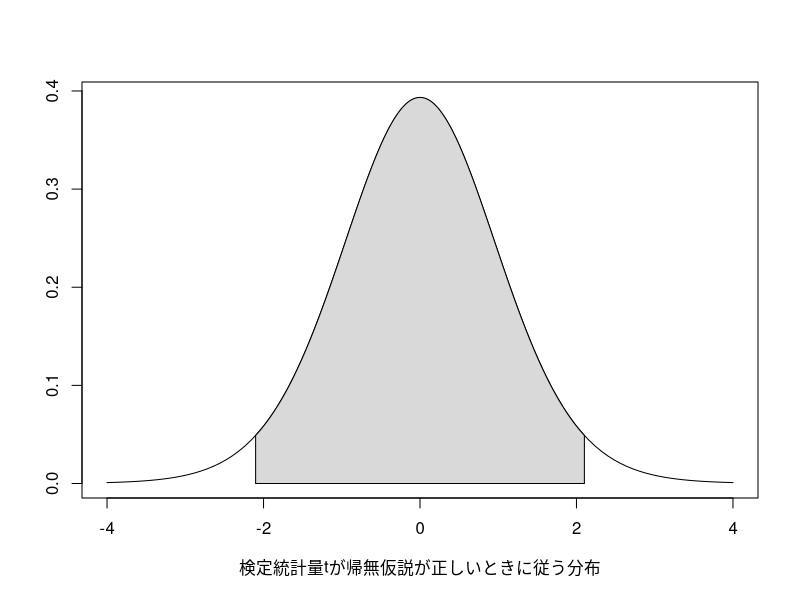
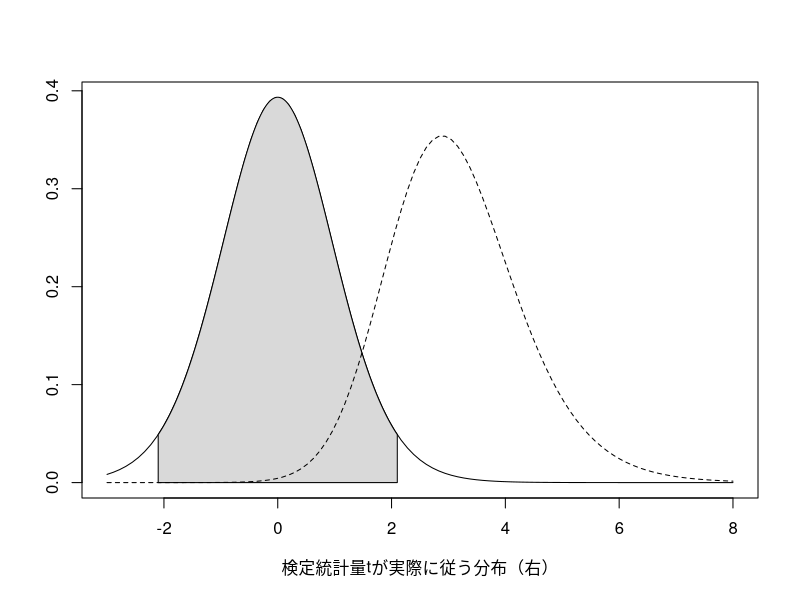
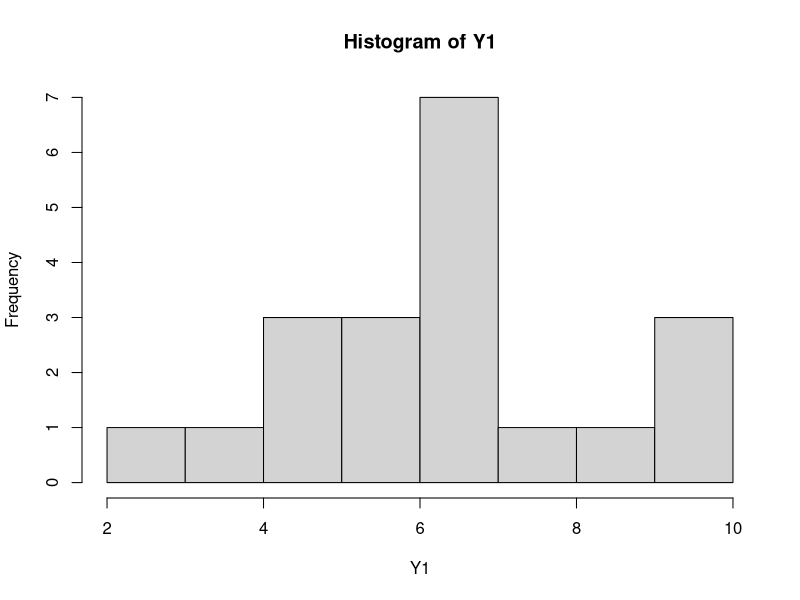
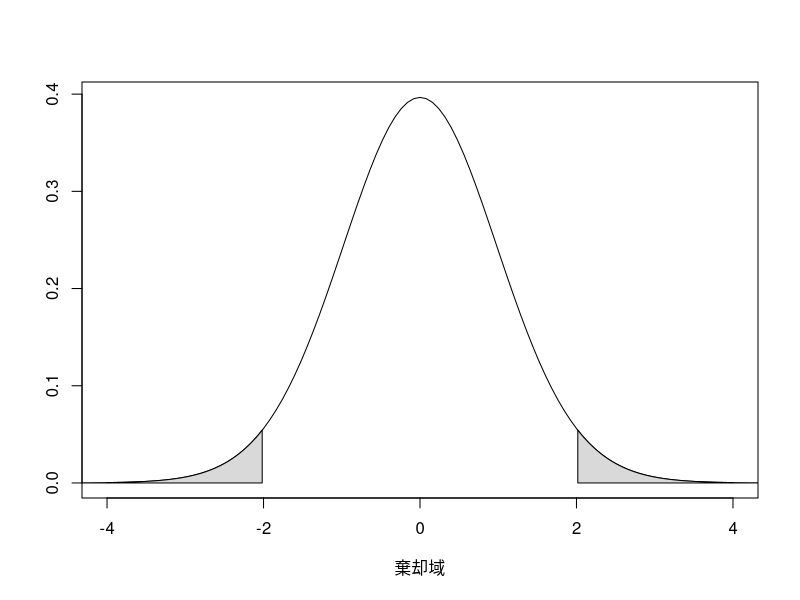
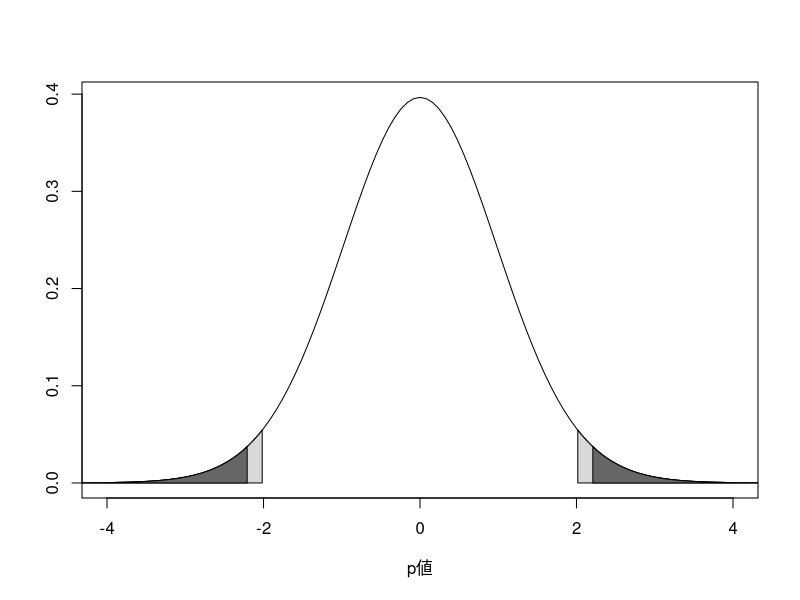
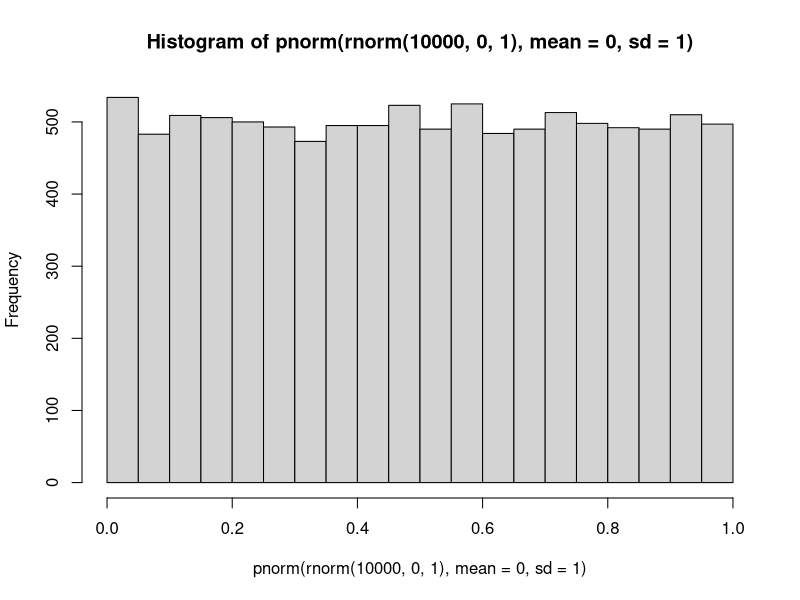
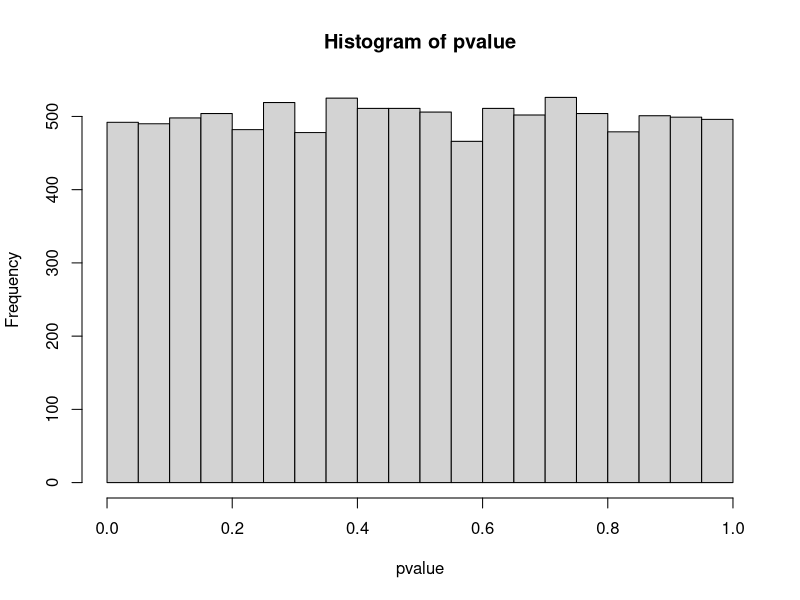
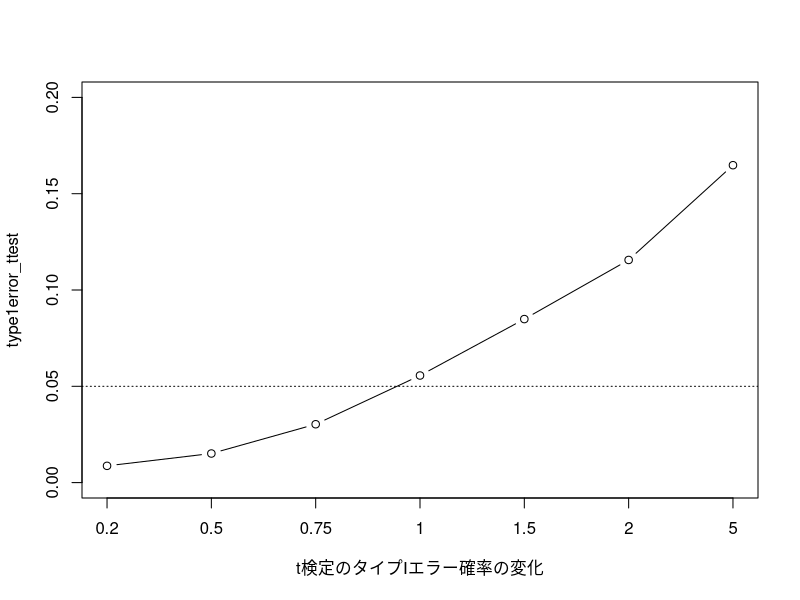

Write R code to recreate these figures, in order.
# 環境の初期化 ----------------------------------------------------------

rm(list = ls())

## -------------------------------------------------------------------------------------------
### Ch2で作成した標本分散関数
var_p <- function(x) {
  n <- length(x)
  mean_x <- mean(x)
  var_x <- sum((x - mean_x)^2) / n
  return(var_x)
}

## -------------------------------------------------------------------------------------------
n <- 20
alpha <- 0.05
i <- 200
temp <- function(x) {
  dt(x, n - 2)
}

curve(dt(x, n - 2), xlim = c(-4, 4), ylab = "", xlab = "検定統計量tが帰無仮説が正しいときに従う分布")
xx <- seq(qt(alpha / 2, n - 2), qt(1 - alpha / 2, n - 2), length = i)
yy <- temp(xx)
polygon(c(xx, rev(xx)), c(rep(0, i), rev(yy)), col = "gray85")


## -------------------------------------------------------------------------------------------
n <- 20
alpha <- 0.05
i <- 200
temp1 <- function(x) {
  dt(x, n - 2)
}

curve(dt(x, n - 2), xlim = c(-3, 8), ylab = "", xlab = "検定統計量tが実際に従う分布（右）")
xx <- seq(qt(alpha / 2, n - 2), qt(1 - alpha / 2, n - 2), length = i)
yy <- temp1(xx)
polygon(c(xx, rev(xx)), c(rep(0, i), rev(yy)), col = "gray85")

temp2 <- function(x) {
  dt(x, n - 2, ncp = 3)
}
curve(temp2(x), xlim = c(-3, 8), add = TRUE, lty = 2)


## -------------------------------------------------------------------------------------------
n <- c(20, 25) # サンプルサイズ　ここは等しくなくてよい
mu <- c(6, 5) # 母平均
sigma <- 2 # 母標準偏差（ただし、t検定のときは両母集団で等しい）

## シミュレーション
set.seed(123)
Y1 <- rnorm(n[1], mu[1], sigma) # 群1のデータ生成
Y2 <- rnorm(n[2], mu[2], sigma) # 群2のデータ生成

## 結果
Y1 |> hist()


## -------------------------------------------------------------------------------------------

# 自由度の計算
df <- n[1] + n[2] - 2

# t値の計算
Ybar_d <- mean(Y1) - mean(Y2) # Ybar_δ
# プールされた分散
# 2章で作成した自作関数var_pを使用
u2_p <- (n[1] * var_p(Y1) + n[2] * var_p(Y2)) / (n[1] + n[2] - 2)
# プールされた標本サイズ
n_p <- n[1] * n[2] / (n[1] + n[2])
t <- (Ybar_d - 0) / sqrt(u2_p / n_p)
# 出力
t


## -------------------------------------------------------------------------------------------
alpha <- 0.05
i <- 200
temp <- function(x) {
  dt(x, df)
}

curve(dt(x, df), xlim = c(-4, 4), ylab = "", xlab = "棄却域")
xx <- seq(qt(1 - alpha / 2, df), 5, length = i)
yy <- temp(xx)
polygon(c(xx, rev(xx)), c(rep(0, i), rev(yy)), col = "gray85")

xx <- seq(-5, qt(alpha / 2, df), length = i)
yy <- temp(xx)
polygon(c(xx, rev(xx)), c(rep(0, i), rev(yy)), col = "gray85")


## -------------------------------------------------------------------------------------------
# 臨界値の計算
c <- qt(1 - alpha / 2, df)


## -------------------------------------------------------------------------------------------
# 有意性の判断
ifelse(abs(t) > abs(c), "帰無仮説の棄却", "帰無仮説の保留")

## -------------------------------------------------------------------------------------------
alpha <- 0.05
i <- 200
temp <- function(x) {
  dt(x, df)
}

curve(dt(x, df), xlim = c(-4, 4), ylab = "", xlab = "p値")
xx <- seq(qt(1 - alpha / 2, df), 5, length = i)
yy <- temp(xx)
polygon(c(xx, rev(xx)), c(rep(0, i), rev(yy)), col = "gray85")

xx <- seq(-5, qt(alpha / 2, df), length = i)
yy <- temp(xx)
polygon(c(xx, rev(xx)), c(rep(0, i), rev(yy)), col = "gray85")

xx <- seq(abs(t), 5, length = i)
yy <- temp(xx)
polygon(c(xx, rev(xx)), c(rep(0, i), rev(yy)), col = "gray40")

xx <- seq(-5, -abs(t), length = i)
yy <- temp(xx)
polygon(c(xx, rev(xx)), c(rep(0, i), rev(yy)), col = "gray40")


## -------------------------------------------------------------------------------------------
# p値の計算
pvalue <- (1 - pt(abs(t), df)) * 2
# p値の表示
pvalue


## -------------------------------------------------------------------------------------------
# p値を使った有意性の判断
ifelse(pvalue < alpha, "帰無仮説の棄却", "帰無仮説の保留")


## -------------------------------------------------------------------------------------------
# t検定関数で実行
t.test(Y1, Y2, var.equal = TRUE)


## -------------------------------------------------------------------------------------------
# 等分散を仮定しない二群の平均値の差の検定(Welch test)
t.test(Y1, Y2)


## -------------------------------------------------------------------------------------------
## 設定と準備
n <- c(20, 20) # サンプルサイズ
mu <- c(0, 0) # 母平均が等しい設定にする
sigma <- 2 # 母標準偏差
iter <- 10000 # シミュレーション回数
alpha <- 0.05 # 有意水準

# 結果を格納するオブジェクト
pvalue <- rep(0, iter) # p値を格納する

# シミュレーション
set.seed(123)
for (i in 1:iter) {
  Y1 <- rnorm(n[1], mu[1], sigma) # 群1のデータ生成
  Y2 <- rnorm(n[2], mu[2], sigma) # 群2のデータ生成
  result <- t.test(Y1, Y2, var.equal = TRUE) # t検定の結果を出力
  pvalue[i] <- result$p.value # p値を取得
}

## 結果
# 誤って帰無仮説を棄却した確率を計算
type1error <- ifelse(pvalue < alpha, 1, 0) |> mean()
# 出力
type1error


## -------------------------------------------------------------------------------------------
# 正規分布に従う乱数を生成し、その確率のヒストグラムを出力
rnorm(10000, 0, 1) |>
  pnorm(mean = 0, sd = 1) |>
  hist()


## -------------------------------------------------------------------------------------------
# p値の分布
pvalue |> hist()


## -------------------------------------------------------------------------------------------
## 設定と準備
sigma <- c(2, 8) # 母標準偏差を2つの群で異なる設定にする
iter <- 10000 # シミュレーション回数
alpha <- 0.05 # 有意水準
n <- c(20, 20) # サンプルサイズ
mu <- c(0, 0) # 母平均が等しい設定にする

# 結果を格納するオブジェクト
pvalue <- rep(0, iter)

## シミュレーション
set.seed(123)
for (i in 1:iter) {
  Y1 <- rnorm(n[1], mu[1], sigma[1]) # 群1のデータ生成
  Y2 <- rnorm(n[2], mu[2], sigma[2]) # 群2のデータ生成
  result <- t.test(Y1, Y2, var.equal = TRUE) # t検定の結果を出力
  pvalue[i] <- result$p.value # p値を取得
}

## 結果
# 誤って帰無仮説を棄却した確率を計算
type1error <- ifelse(pvalue < alpha, 1, 0) |> mean()
# 出力
type1error

## -------------------------------------------------------------------------------------------
## 設定と準備
n <- c(40, 20) # サンプルサイズを変えた設定
sigma1 <- 1
sigma2 <- c(0.2, 0.5, 0.75, 1, 1.5, 2, 5) # 母標準偏差のパターン
p <- length(sigma2)
iter <- 10000 # シミュレーション回数
alpha <- 0.05 # 有意水準
mu <- c(0, 0) # 母平均が等しい設定にする

# 結果を格納するオブジェクト
pvalue <- array(NA, dim = c(p, iter))

## シミュレーション
set.seed(1234)
for (i in 1:p) {
  for (j in 1:iter) {
    Y1 <- rnorm(n[1], mu[1], sigma1)
    Y2 <- rnorm(n[2], mu[2], sigma2[i])
    result <- t.test(Y1, Y2, var.equal = TRUE)
    pvalue[i, j] <- result$p.value
  }
}

# 結果を格納するオブジェクト
type1error_ttest <- rep(0, p)
for (i in 1:p) {
  type1error_ttest[i] <- ifelse(pvalue[i, ] < 0.05, 1, 0) |> mean()
}

## 結果
type1error_ttest |>
  plot(
    type = "b",
    xaxt = "n",
    ylim = c(0, 0.2),
    xlab = "t検定のタイプⅠエラー確率の変化"
  )
axis(side = 1, at = 1:7, labels = sigma2)
abline(h = 0.05, lty = 3)

## -------------------------------------------------------------------------------------------
# 母標準偏差が5倍のときのP値
pvalue[6, ] |> hist()


## -------------------------------------------------------------------------------------------
## 設定と準備
n <- c(40, 20) # サンプルサイズを変えた設定
sigma1 <- 1
sigma2 <- c(0.2, 0.5, 0.75, 1, 1.5, 2, 5) # 母標準偏差のパターン
p <- length(sigma2)
iter <- 10000 # シミュレーション回数
alpha <- 0.05 # 有意水準
mu <- c(0, 0) # 母平均が等しい設定にする

## シミュレーション
set.seed(1234)
pvalue <- array(NA, dim = c(p, iter))
for (i in 1:p) {
  for (j in 1:iter) {
    Y1 <- rnorm(n[1], mu[1], sigma1)
    Y2 <- rnorm(n[2], mu[2], sigma2[i])
    result <- t.test(Y1, Y2, var.equal = FALSE) # WelchではここをFALSEに変更
    pvalue[i, j] <- result$p.value
  }
}

# 結果を格納するオブジェクト
type1error_ttest <- rep(0, p)
for (i in 1:p) {
  type1error_ttest[i] <- ifelse(pvalue[i, ] < 0.05, 1, 0) |> mean()
}
## 結果
type1error_ttest |>
  plot(
    type = "b",
    xaxt = "n",
    ylim = c(0, 0.2),
    xlab = "Welch検定のタイプⅠエラー確率の変化"
  )
axis(side = 1, at = 1:7, labels = sigma2)
abline(h = 0.05, lty = 3)



## -------------------------------------------------------------------------------------------
## 設定と準備
alpha <- 0.05
k <- 3 # 群の数
n <- c(20, 20, 20) # サンプルサイズ
mu <- c(5, 5, 5) # 群ごとの母平均
sigma <- c(2, 2, 2) # 群ごとの母標準偏
iter <- 10000

# 結果を格納するオブジェクト
pvalue12 <- rep(0, iter)
pvalue13 <- rep(0, iter)
pvalue23 <- rep(0, iter)

## シミュレーション
set.seed(1234)
for (i in 1:iter) {
  Y1 <- rnorm(n[1], mu[1], sigma)
  Y2 <- rnorm(n[2], mu[2], sigma)
  Y3 <- rnorm(n[3], mu[3], sigma)

  result12 <- t.test(Y1, Y2)
  result13 <- t.test(Y1, Y3)
  result23 <- t.test(Y2, Y3)

  pvalue12[i] <- result12$p.value
  pvalue13[i] <- result13$p.value
  pvalue23[i] <- result23$p.value
}

# 少なくとも1つの検定が間違えている確率を計算
type1error <-
  ifelse(pvalue12 < alpha | pvalue13 < alpha | pvalue23 < alpha,
    1, 0
  ) |> mean()
# 出力
type1error


## -------------------------------------------------------------------------------------------
1 - (1 - alpha)^3


## -------------------------------------------------------------------------------------------
## 設定と準備
k <- 3 # 群の数
n <- c(20, 20, 20) # サンプルサイズ
mu <- c(6, 5, 4) # 群ごとの母平均
# 群ごとの母標準偏差　ただし分散分析では共通
sigma <- c(2, 2, 2)
# 各群について1,2,3という数列を20ずつ作る
x <- c(rep(1, n[1]), rep(2, n[2]), rep(3, n[3])) |> as.factor()
x # 中身を確認

set.seed(1234)
Y1 <- rnorm(n[1], mu[1], sigma)
Y2 <- rnorm(n[2], mu[2], sigma)
Y3 <- rnorm(n[3], mu[3], sigma)
Y <- c(Y1, Y2, Y3)


## -------------------------------------------------------------------------------------------
# aov関数で実行
aov(Y ~ x) |> summary()


## -------------------------------------------------------------------------------------------
curve(df(x, 2, 57), xlim = c(0, 8), xlab = "自由度2,57のF分布")
temp <- function(x) {
  df(x, 2, 57)
}
xx <- seq(qf(alpha, 2, 57, lower.tail = FALSE), 10, length = 200)
yy <- temp(xx)
polygon(c(xx, rev(xx)), c(rep(0, 200), rev(yy)), col = "grey50")


## -------------------------------------------------------------------------------------------
# F値を計算するための関数を定義
Fvalue_cal <- function(Y, x) {
  # 群の数
  k <- unique(x) |> length()

  # プールされた不偏分散
  u2_p <- 0
  for (j in 1:k) {
    u2_p <- u2_p + n[j] * var_p(Y[x == j])
  }
  u2_p <- u2_p / (sum(n) - k)

  # F値の計算
  Fvalue <- 0
  for (j in 1:k) {
    Fvalue <- Fvalue + (mean(Y[x == j]) - mean(Y))^2 / (u2_p / n[j])
  }
  Fvalue <- Fvalue / (k - 1)
  return(Fvalue)
}


## -------------------------------------------------------------------------------------------
# F値の計算
Fvalue <- Fvalue_cal(Y, x)
Fvalue

# p値の計算
pf(Fvalue, k - 1, sum(n) - k, lower.tail = FALSE)


## -------------------------------------------------------------------------------------------
## 設定と準備
alpha <- 0.05
k <- 3
n <- c(20, 20, 20)
mu <- c(5, 5, 5) # すべて差がない
sigma <- c(2, 2, 2)
x <- c(rep(1, n[1]), rep(2, n[2]), rep(3, n[3])) |> as.factor()
iter <- 10000

# 結果を格納するオブジェクト
pvalue <- rep(0, iter)

## シミュレーション
set.seed(1234)
for (i in 1:iter) {
  Y1 <- rnorm(n[1], mu[1], sigma)
  Y2 <- rnorm(n[2], mu[2], sigma)
  Y3 <- rnorm(n[3], mu[3], sigma)
  Y <- c(Y1, Y2, Y3)
  Fvalue <- Fvalue_cal(Y, x)
  pvalue[i] <- pf(Fvalue, k - 1, sum(n) - k, lower.tail = FALSE)
}

## 結果
# 有意になった割合
ifelse(pvalue < alpha, 1, 0) |> mean()
# p値の分布
pvalue |> hist()


## -------------------------------------------------------------------------------------------
# データ生成の設定
m <- 4 # 測定回数
n <- 20 # サンプルサイズ
# 一つだけ差が大きい平均値を設定
mu <- c(6, 5, 5, 5)
# すべての群で等分散を仮定（これは必須ではない）
sigma <- c(2, 2, 2, 2)
# すべての反復測定間の相関も等しいことを仮定（これも必須ではない）
rho <- 0.5

# 要因計画
x <- c(rep(1, n), rep(2, n), rep(3, n), rep(4, n)) |> as.factor()
# 参加者ID
id <- c(seq(1, n), seq(1, n), seq(1, n), seq(1, n)) |> as.factor()

# 母共分散行列の作成
sigma_mat <- array(NA, dim = c(m, m)) |> as.matrix()
index <- 0
for (i in 1:m) {
  for (j in 1:m) {
    if (i > j) {
      sigma_mat[i, j] <- rho * sigma[i] * sigma[j]
      sigma_mat[j, i] <- sigma_mat[i, j]
    }
  }
  sigma_mat[i, i] <- sigma[i]^2
}
# 表示
sigma_mat


## -------------------------------------------------------------------------------------------
# データ生成
library(MASS)
set.seed(1234)
Y <- mvrnorm(n, mu, sigma_mat)
Y |> head()
Y_vec <- Y |> as.vector() # Yを1つのベクトルに並び替える


## -------------------------------------------------------------------------------------------
library(car)
# aov関数で実行
result <- aov(Y_vec ~ x + id) |> Anova()
# 結果の表示
result
# F値
result$`F value`[1]
# p値
result$`Pr(>F)`[1]


## -------------------------------------------------------------------------------------------
library(MASS)

m <- 4 # 測定回数
n <- 20 # サンプルサイズ
mu <- c(5, 5, 5, 5)
sigma <- c(2, 2, 2, 2)
rho <- 0.5
tau <- 0.3 # 自己相関

# 要因計画
x <- c(rep(1, n), rep(2, n), rep(3, n), rep(4, n)) |> as.factor()
# 参加者ID
id <- c(seq(1, n), seq(1, n), seq(1, n), seq(1, n)) |> as.factor()

sigma_mat <- array(NA, dim = c(m, m)) |> as.matrix()
index <- 0
for (i in 1:m) {
  for (j in 1:m) {
    if (i > j) {
      index <- index + 1
      sigma_mat[i, j] <- (rho + tau^(i - j)) * sigma[i] * sigma[j]
      sigma_mat[j, i] <- sigma_mat[i, j]
    }
  }
  sigma_mat[i, i] <- sigma[i]^2
}

# 母共分散行列
sigma_mat


## -------------------------------------------------------------------------------------------
## 設定と準備
iter <- 2000
alpha <- 0.05
pvalue <- rep(0, iter)
# シミュレーション
set.seed(1234)
for (i in 1:iter) {
  Y <- mvrnorm(n, mu, sigma_mat)
  Y_vec <- Y |> as.vector()
  result <- aov(Y_vec ~ x + id) |> Anova()
  pvalue[i] <- result$`Pr(>F)`[1]
}
## 結果
# 有意になった割合
ifelse(pvalue < alpha, 1, 0) |> mean()
# p値の分布
pvalue |> hist()



## -------------------------------------------------------------------------------------------
# Greenhouse & Geisser
GG <- function(Y) {
  p <- ncol(Y)
  sigma_mat <- cov(Y)
  sig1 <- diag(sigma_mat) |> mean()
  sig2 <- sigma_mat |> mean()
  sig3 <- sigma_mat^2 |> sum()
  temp <- sigma_mat |> apply(1, mean)
  sig4 <- temp^2 |> sum()
  sig5 <- sig2^2
  GG <- p^2 * (sig1 - sig2)^2 /
    ((p - 1) * (sig3 - 2 * p * sig4 + p^2 * sig5))
  return(GG)
}

# Huynh & Feldt
HF <- function(Y) {
  d <- ncol(Y) - 1
  n <- nrow(Y)
  gg <- GG(Y) # GGの補正についての関数をここで使っている
  HF <- min(1, (n * d * gg - 2) / (d * (n - 1 - d * gg)))
  return(HF)
}

# Chi & Muller
CM <- function(Y) {
  hf <- HF(Y) # HFの補正についての関数をここで使っている
  temp <- n - 1
  temp <- (temp - 1) + temp * (temp - 1) / 2
  CM <- hf * (temp - 2) * (temp - 4) / temp^2
  return(CM)
}


## -------------------------------------------------------------------------------------------
set.seed(1234)
Y <- mvrnorm(n, mu, sigma_mat)
# Greenhouse & Geisser の補正値
GG(Y)
# Huynh & Feldtの補正値
HF(Y)
# Chi & Mullerの補正値
CM(Y)


## -------------------------------------------------------------------------------------------
## 設定と準備
iter <- 2000
alpha <- 0.05

# 結果を格納するオブジェクト
Fvalue <- rep(0, iter)
e_GG <- rep(0, iter)
e_HF <- rep(0, iter)
e_CM <- rep(0, iter)

## シミュレーション
set.seed(1234)
for (i in 1:iter) {
  Y <- mvrnorm(n, mu, sigma_mat)
  Y_vec <- Y |> as.vector()
  result <- aov(Y_vec ~ x + id) |> Anova()
  Fvalue[i] <- result$`F value`[1]
  e_GG[i] <- GG(Y)
  e_HF[i] <- HF(Y)
  e_CM[i] <- CM(Y)
}


## -------------------------------------------------------------------------------------------
# 補正しない場合
pvalue <- rep(0, iter)
for (i in 1:iter) {
  pvalue[i] <- pf(Fvalue[i], (m - 1), m * (n - 1), lower.tail = FALSE)
}
## 結果
# p値の分布
pvalue |> hist()
# 有意になった割合
ifelse(pvalue < alpha, 1, 0) |> mean()


## -------------------------------------------------------------------------------------------
# GGによる補正
pvalue <- rep(0, iter)
for (i in 1:iter) {
  pvalue[i] <- pf(Fvalue[i],
    (m - 1) * e_GG[i],
    m * (n - 1) * e_GG[i],
    lower.tail = FALSE
  )
}

## 結果
# p値の分布
pvalue |> hist()
# 有意になった割合
ifelse(pvalue < alpha, 1, 0) |> mean()


## -------------------------------------------------------------------------------------------
# HFによる補正
pvalue <- rep(0, iter)
for (i in 1:iter) {
  pvalue[i] <- pf(Fvalue[i],
    (m - 1) * e_HF[i],
    m * (n - 1) * e_HF[i],
    lower.tail = FALSE
  )
}

## 結果
# p値の分布
pvalue |> hist()
# 有意になった割合
ifelse(pvalue < alpha, 1, 0) |> mean()


## -------------------------------------------------------------------------------------------
# CMによる補正
pvalue <- rep(0, iter)
for (i in 1:iter) {
  pvalue[i] <- pf(Fvalue[i],
    (m - 1) * e_CM[i],
    m * (n - 1) * e_CM[i],
    lower.tail = FALSE
  )
}

## 結果
# p値の分布
pvalue |> hist()
# 有意になった割合
ifelse(pvalue < alpha, 1, 0) |> mean()
